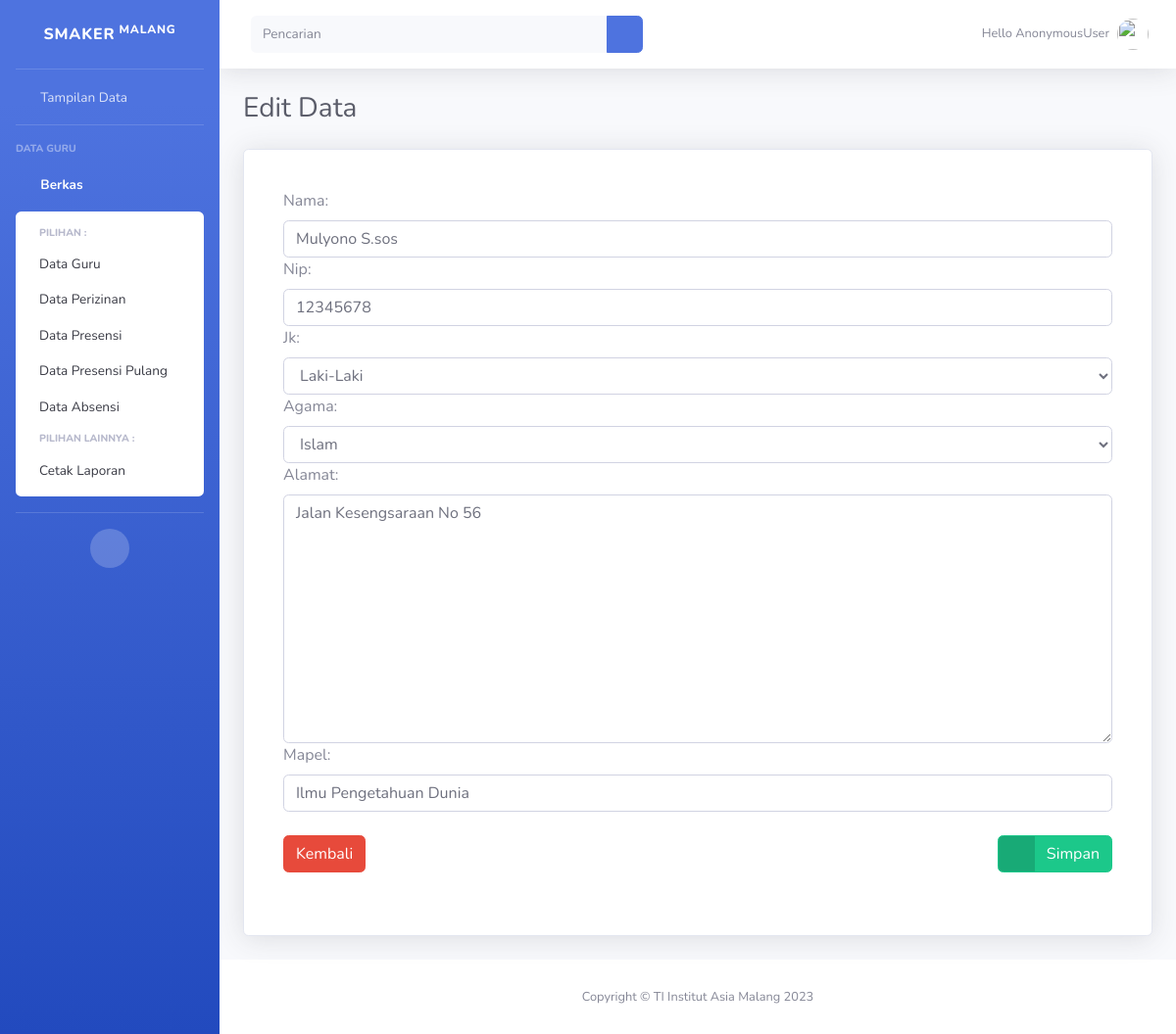
Before: /ubahdt/1 with the older database file.
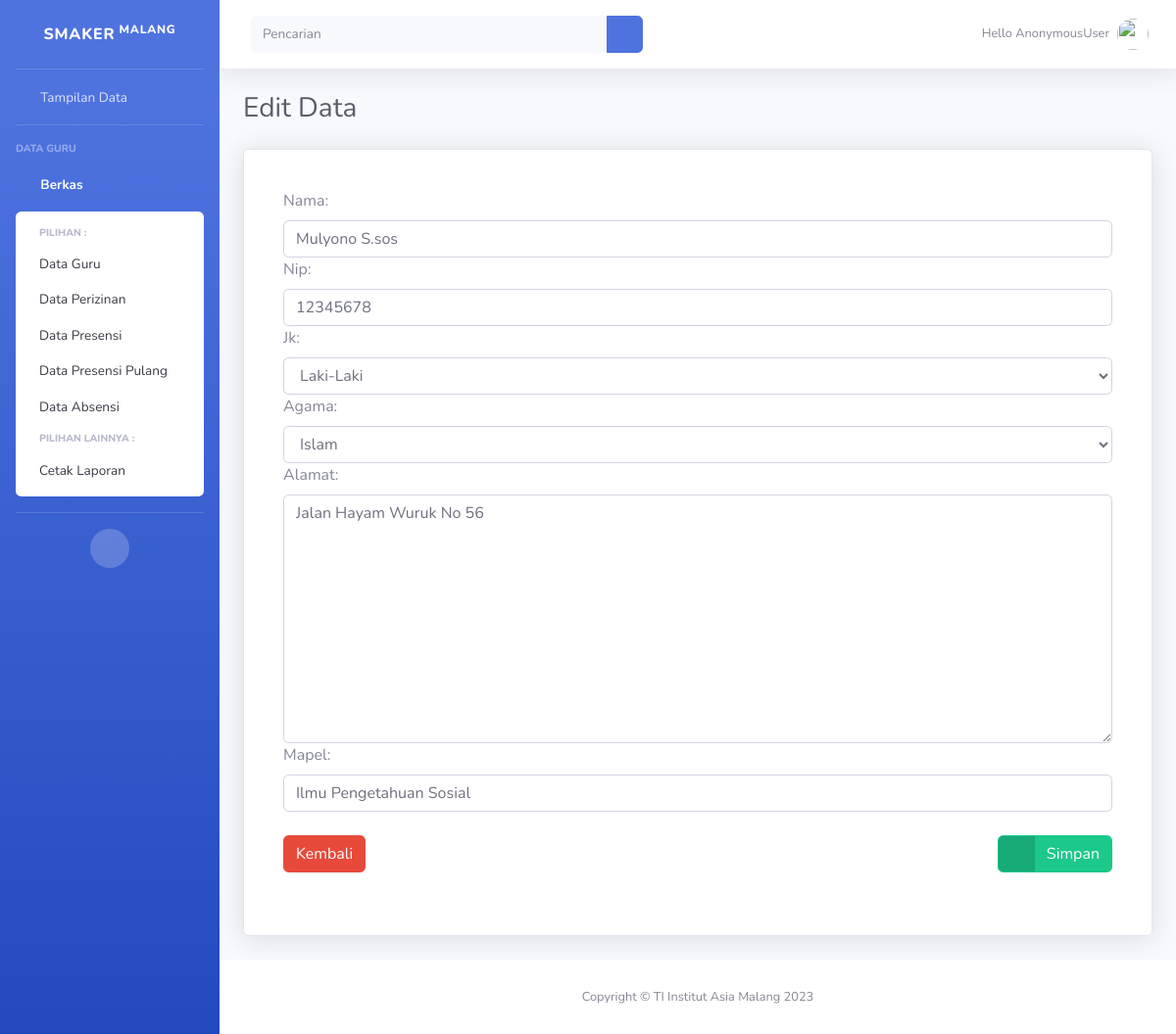
After: the same page with the newer database file.
### biodata/models.py (models this page shows, shortened)
class Biodata(models.Model):
    nama=models.CharField(max_length=50)
    nip=models.CharField(max_length=8)
    jk=models.ForeignKey(Jenis, on_delete=models.CASCADE,null=True)
    agama=models.ForeignKey(Agama, on_delete=models.CASCADE,null=True)
    alamat=models.TextField()
    mapel=models.CharField(max_length=50)

class Jenis(models.Model):
    nama=models.CharField(max_length=10)
    ket=models.TextField()
    def __str__(self):
        return self.nama

### biodata/views.py (the view)
# urls.py: path('ubahdt/<int:id_biodata>',update_dt,name='update_dt'),
def update_dt(request,id_biodata) :
    biodatas=Biodata.objects.get(id=id_biodata)
    if request.POST:
        form = FormBiodata(request.POST,instance=biodatas)
        if form.is_valid():
            form.save()
            messages.success (request , "Data Berhasil Diubah")
            return redirect('update_dt',id_biodata=id_biodata)
    else:
        form=FormBiodata(instance=biodatas)
        konteks = {
            'form' : form,
            'biodatas':biodatas
        }
    return render(request,'Back-end/Biodata/ubah_bd.html',konteks)

### biodata/forms.py
class FormBiodata(ModelForm):
    class Meta :
        model=Biodata
        fields='__all__'
        widgets = {
            'nip':forms.TextInput({'class':'form-control'}),
            'nama':forms.TextInput({'class':'form-control'}),
            'jk':forms.Select({'class':'form-control'}),
            'agama':forms.Select({'class':'form-control'}),
            'alamat':forms.Textarea({'class':'form-control'}),
            'mapel':forms.TextInput({'class':'form-control'}),
        }

### biodata/models.py (called while the page is built)
    def __str__(self):
        return self.agama

### template/Back-end/Biodata/ubah_bd.html (shortened to what this page needs)
{% extends 'base.html' %}
{% load static %}
{% block content %}
         <div class="d-sm-flex align-items-center justify-content-between mb-4">
            <h1 class="h3 mb-0 text-gray-800">Edit Data</h1>
        </div>
        <div class="row">
            <div class="col-lg-12">
                <div class="card shadow mb-4">
                    <form action="{% url 'update_dt' biodatas.id %}" style="margin: 40px;" method="POST">
                        {{form.as_table}}
                        <div class="btn-simpan my-4" style="display: flex;">
                            <a href="/biodata/" style="margin-right: auto;" class="btn btn-danger">
                                <span class="text">Kembali</span>
                            </a>
                            <button type="submit" class="btn btn-success btn-icon-split">
                                <span class="icon text-white-50">
                                    <i class="fas fa-check"></i>
                                </span>
                                <span class="text">Simpan</span>
                            </button>
                        </div>
                    </form>
                </div>
            </div>
        </div>
{% endblock %}

Changed rows visible on the page:
changed Biodata "Laki-Laki": alamat "Jalan Kesengsaraan No 56" → "Jalan Hayam Wuruk No 56"; mapel "Ilmu Pengetahuan Dunia" → "Ilmu Pengetahuan Sosial"
